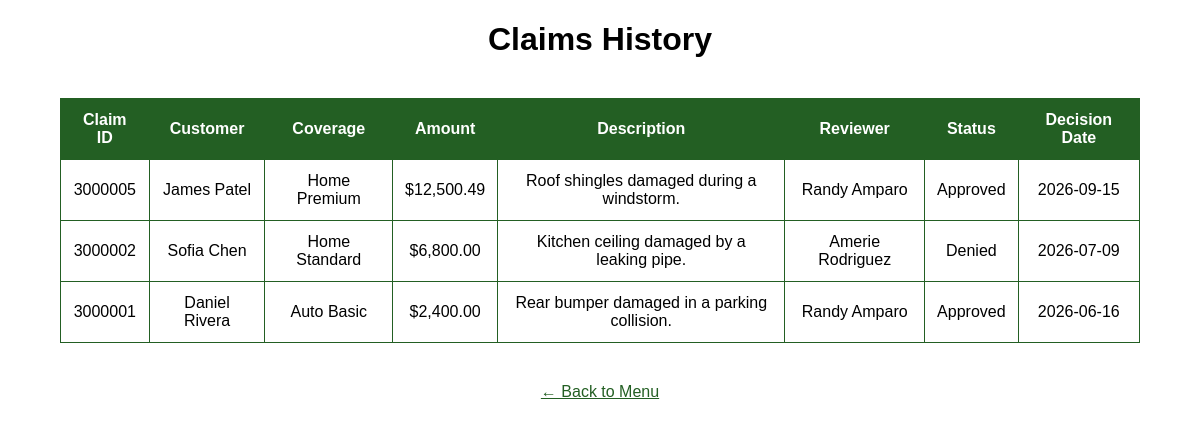
/view_claims.php (signed in), run on the app's committed database.
### tables this page shows
CREATE TABLE claims(
claim_id INT(7) PRIMARY KEY NOT NULL UNIQUE AUTO_INCREMENT,
policy_id INT(7) NOT NULL,
reviewed_by INT NULL,
incident_date DATE NOT NULL,
cl_description TEXT NOT NULL,
claim_amount DECIMAL(12,2) NOT NULL,
decision_date DATE NULL,
decision_status VARCHAR(45) NOT NULL,

FOREIGN KEY (policy_id) 
REFERENCES policies(policy_id),

FOREIGN KEY (reviewed_by)
REFERENCES employees(employee_id)
);

CREATE TABLE customers(
customer_id INT(7) PRIMARY KEY NOT NULL UNIQUE AUTO_INCREMENT,
first_name VARCHAR(45)NOT NULL,
last_name VARCHAR(45) NOT NULL,
address VARCHAR(45) NOT NULL,
c_number VARCHAR(12) NOT NULL,
join_date DATE NOT NULL
);

CREATE TABLE policies(
policy_id INT(7) PRIMARY KEY NOT NULL UNIQUE AUTO_INCREMENT,
customer_id INT(7) NOT NULL UNIQUE,
coverage_type VARCHAR(45) NOT NULL,
coverage_limit INT NOT NULL,
start_date DATE NOT NULL,
end_date DATE NOT NULL,

FOREIGN KEY (customer_id)
REFERENCES customers(customer_id)
);

CREATE TABLE employees(
employee_id INT(7) PRIMARY KEY NOT NULL UNIQUE, 
first_name VARCHAR(45) NOT NULL,
last_name VARCHAR(45) NOT NULL, 
email VARCHAR(100) NOT NULL,
e_password  VARCHAR(45) NOT NULL 
);

### view_claims.php (the view, shortened to what this page needs)
<!DOCTYPE html>
<html>
<head><title>View Claims</title>
<link rel="stylesheet" href="view_claims.css">
</head>
<body>
  <h1>Claims History</h1>
  <?php
    @$db = new mysqli('localhost', 'root', '', 'insurance_firm_344');
    $query = "SELECT Claims.claim_id,
                     Customers.first_name AS c_first, Customers.last_name AS c_last,
                     Policies.coverage_type,
                     Claims.claim_amount, Claims.cl_description,
                     Claims.decision_status, Claims.decision_date,
                     Employees.first_name AS e_first, Employees.last_name AS e_last
              FROM Claims
              JOIN Policies  ON Claims.policy_id   = Policies.policy_id
              JOIN Customers ON Policies.customer_id = Customers.customer_id
              LEFT JOIN Employees ON Claims.reviewed_by = Employees.employee_id
              WHERE Claims.decision_status IN ('Approved', 'Denied')
              ORDER BY Claims.claim_id DESC";
    $result = $db->query($query);
    if ($result && $result->num_rows > 0) {
      echo "<table border='1' cellpadding='5'>";
      echo "<tr>
              <th>Claim ID</th><th>Customer</th><th>Coverage</th>
              <th>Amount</th><th>Description</th>
              <th>Reviewer</th><th>Status</th><th>Decision Date</th>
            </tr>";
      while($row = $result->fetch_assoc()) {
        echo "<tr>";
        echo "<td>" . $row['claim_id'] . "</td>";
        echo "<td>" . $row['c_first'] . " " . $row['c_last'] . "</td>";
        echo "<td>" . $row['coverage_type'] . "</td>";
        echo "<td>$" . number_format($row['claim_amount'], 2) . "</td>";
        echo "<td>" . $row['cl_description'] . "</td>";
        echo "<td>" . ($row['e_first'] ? $row['e_first'] . " " . $row['e_last'] : "—") . "</td>";
        echo "<td>" . $row['decision_status'] . "</td>";
        echo "<td>" . $row['decision_date'] . "</td>";
        echo "</tr>";
      }
      echo "</table>";
    } else {
      echo "<p>No processed claims yet.</p>";
    }
  ?>
  <p><a href="menu.php">← Back to Menu</a></p>
</body>
</html>

### css/view_claims.css (style rules this page uses)
body { background-color: rgb(255, 255, 255); font-family:sans-serif; margin:0; min-height: 100vh; text-align: center; }
table { width: 90%; margin: 40px auto; border-collapse: collapse; }
th, td { padding: 12px; border: 1px solid rgb(35, 95, 35); }
th { background-color: rgb(35, 95, 35); color: white; }
p a { color: rgb(35, 95, 35); }

### data on the page
claims: claim_id "3000005", customers.first_name "James", customers.last_name "Patel", policy.coverage_type "Home Premium", claim_amount "12,500.49", cl_description "Roof shingles damaged during a windstorm.", reviewed_by.first_name "Randy", reviewed_by.last_name "Amparo", decision_status "Approved", decision_date "2026-09-15"
claims: claim_id "3000002", customers.first_name "Sofia", customers.last_name "Chen", policy.coverage_type "Home Standard", claim_amount "6,800.00", cl_description "Kitchen ceiling damaged by a leaking pipe.", reviewed_by.first_name "Amerie", reviewed_by.last_name "Rodriguez", decision_status "Denied", decision_date "2026-07-09"
claims: claim_id "3000001", customers.first_name "Daniel", customers.last_name "Rivera", policy.coverage_type "Auto Basic", claim_amount "2,400.00", cl_description "Rear bumper damaged in a parking collision.", reviewed_by.first_name "Randy", reviewed_by.last_name "Amparo", decision_status "Approved", decision_date "2026-06-16"
